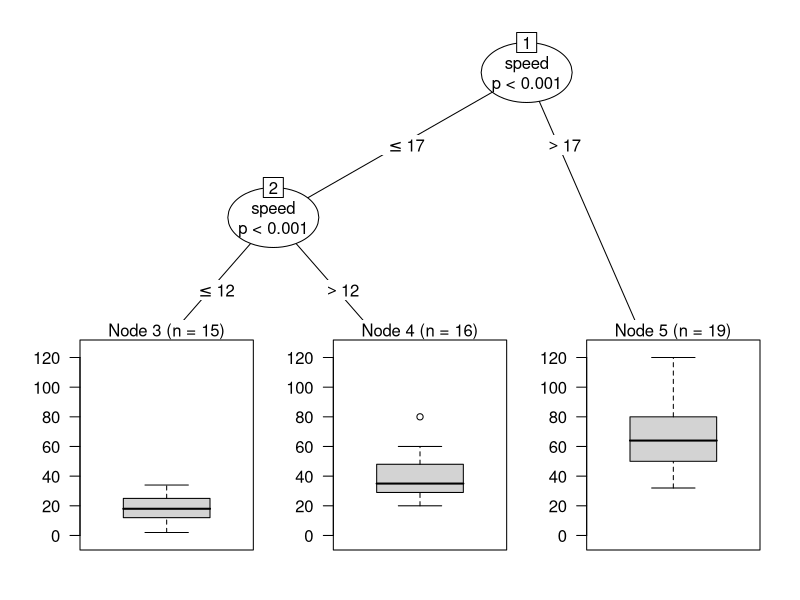

Write R code to recreate this figure.
#install.packages("rpart")
#install.packages("magrittr")
#install.packages("dplyr")
#install.packages("Metrics")
#install.packages("caret")
#instalar el dataset con data(cars)
library(rpart)
data(cars)
library(magrittr)
library(dplyr)
library(Metrics)
library(caret)

arbol <- cars %>% rpart(dist ~ speed, data = .)
rmse(predict(arbol, cars), cars$dist)

#install.packages("party")
library(party)

arbol_alt <- cars %>% ctree(dist ~ speed, data = .)
rmse(predict(arbol_alt, cars), cars$dist)

plot(cars %>% ctree(dist ~ speed, data = .))

#install.packages("randomForest")
library(randomForest)

random_forest <- cars %>% randomForest(dist ~ speed, data = .)
rmse(predict(random_forest, cars), cars$dist)

#install.packages("nnet") (esta paqueteria se debia instalar con alguna de
#las anteriores, si no es asi, se debe instalar manualmente)
library(nnet)

red_neuronal <- cars %>% nnet(dist ~ speed, data = ., size = 5)
rmse(predict(red_neuronal, cars), cars$dist)

#install.packages("kernlab")
library(kernlab)

maquinas_supp_vec <- cars %>% ksvm(dist ~ speed, data = .)
rmse(predict(maquinas_supp_vec, cars), cars$dist)
